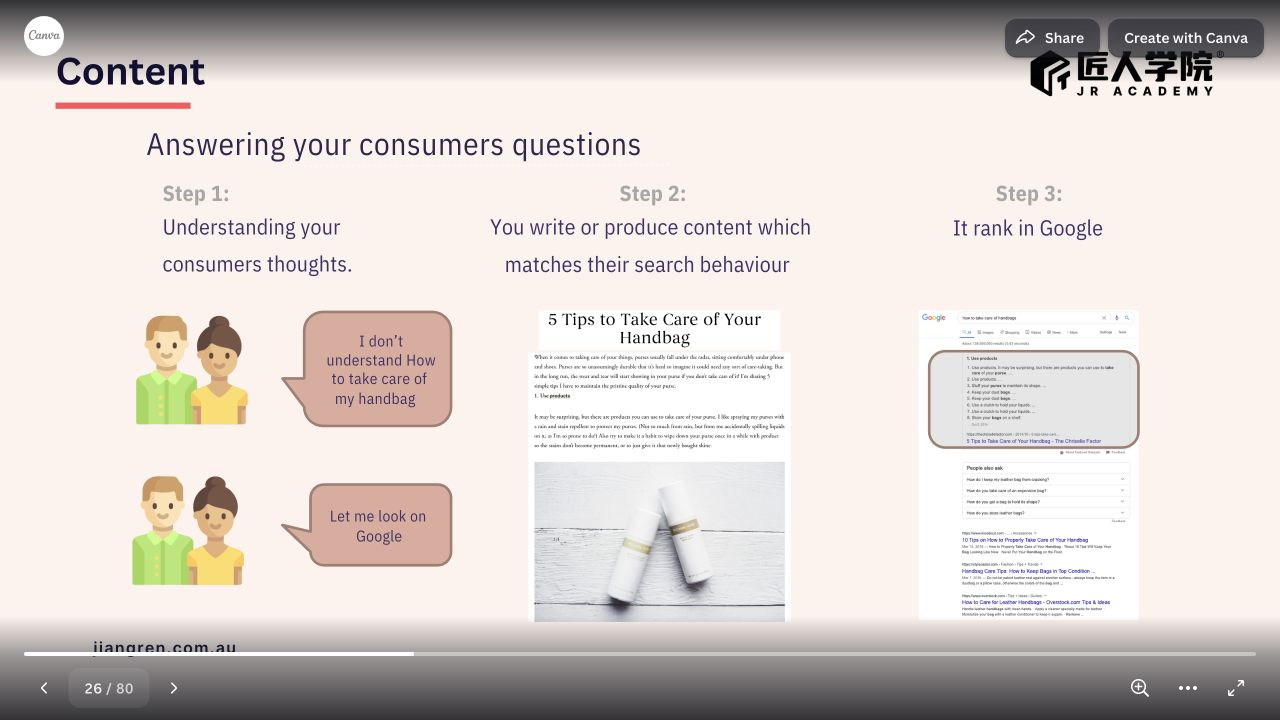
#> input picture lessons/founder-seo-eeat/research/source-slides/page-26.png, 1280 x 720 px; its folder holds 4 pictures in this run
$ python extract-case-assets.py
#> lines starting #> are read from the running program, lines starting #| are printed output that depends on the picture
"""Deterministic pixel crops explicitly requested by owner; no model/media API."""
from pathlib import Path
from PIL import Image
import hashlib,json
root=Path(__file__).resolve().parents[1]
src=root/'research/source-slides';out=root/'public/figures';out.mkdir(exist_ok=True)
crops=[
('handbag-customers',26,(133,313,248,426)),
('handbag-article',26,(531,310,792,621)),
('handbag-care-products',26,(533,463,787,620)),
('handbag-search',26,(922,314,1138,619)),
('property-search',33,(80,272,805,390)),
('laundry-search',33,(80,425,803,551)),
('property-result',42,(49,317,627,473)),
('review-result',42,(684,317,1266,438)),
('living-room',47,(245,178,576,340)),
('white-kitchen',47,(743,128,1109,401)),
('building-photo',78,(131,159,639,443)),
('breadcrumb-path',76,(190,349,797,386)),
('wiki-article',28,(107,125,634,453)),
('academic-citation',28,(858,532,1096,622)),
('course-list',52,(90,143,550,580)),
('course-features',52,(563,192,1232,625)),
('load-empty',54,(294,259,417,511)),
('load-shell',54,(441,259,564,511)),
('load-image',54,(591,259,714,511)),
('load-content',54,(741,259,864,511)),
('cls-before',59,(153,349,279,619)),
('cls-after',59,(337,349,464,619)),
('lcp-before',57,(449,458,559,639)),
('lcp-after',57,(904,458,1013,639)),
('indexing-trend',61,(393,198,883,355)),
('indexing-details',61,(393,359,883,617)),
]
manifest=[]
for name,page,box in crops:
 f=src/f'page-{page:02}.png';img=Image.open(f);assert img.size==(1280,720)
#> further down, img is the input picture: PIL image 1280x720 RGB; mean R, G, B 216.2, 208.7, 204.9
 cropped=img.crop(box);target=out/f'{name}.png';cropped.save(target)
#> after `cropped = img.crop(box)`:
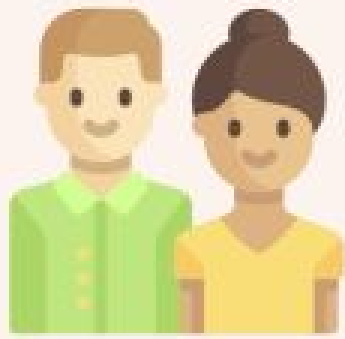
#> cropped: PIL image 115x113 RGB (shown 3 times larger); mean R, G, B 217.3, 207.6, 156.7
#> (the run stopped early here; a loop or call above may not have finished)
